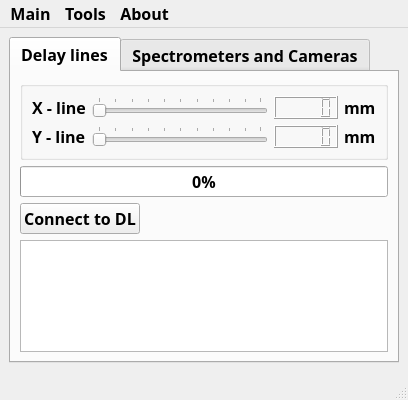
<?xml version="1.0" encoding="UTF-8"?>
<ui version="4.0">
 <class>MainWindow</class>
 <widget class="QMainWindow" name="MainWindow">
  <property name="geometry">
   <rect>
    <x>0</x>
    <y>0</y>
       <width>408</width>
       <height>400</height>
   </rect>
  </property>
  <property name="font">
   <font>
    <family>MS PGothic</family>
    <pointsize>12</pointsize>
    <weight>75</weight>
    <italic>false</italic>
    <bold>true</bold>
    <underline>false</underline>
    <strikeout>false</strikeout>
    <stylestrategy>PreferDefault</stylestrategy>
   </font>
  </property>
  <property name="windowTitle">
   <string>TranPyt-Elyse</string>
  </property>
  <property name="windowIcon">
   <iconset>
    <normaloff>main_icon.jpg</normaloff>main_icon.jpg</iconset>
  </property>
  <widget class="QWidget" name="centralwidget">
   <layout class="QGridLayout" name="gridLayout_2">
    <item row="0" column="0">
     <widget class="QTabWidget" name="tabWidget">
      <property name="currentIndex">
       <number>0</number>
      </property>
      <widget class="QWidget" name="tabDL">
       <attribute name="icon">
        <iconset>
         <normaloff>DL.png</normaloff>DL.png</iconset>
       </attribute>
       <attribute name="title">
        <string>Delay lines</string>
       </attribute>
       <layout class="QGridLayout" name="gridLayout_3">
           <item row="2" column="0">
               <widget class="QTextEdit" name="textEdit"/>
        </item>
        <item row="0" column="0">
         <layout class="QVBoxLayout" name="verticalLayout_3">
          <item>
           <layout class="QGridLayout" name="gridLayout">
            <item row="0" column="0">
             <widget class="QGroupBox" name="groupBox_DL_sliders">
              <property name="title">
               <string/>
              </property>
              <layout class="QGridLayout" name="gridLayout_5">
               <item row="1" column="1">
                <widget class="QSlider" name="horizontalSlider_DL_Y_axis">
                    <property name="enabled">
                        <bool>false</bool>
                    </property>
                    <property name="cursor">
                        <cursorShape>UpArrowCursor</cursorShape>
                    </property>
                 <property name="orientation">
                  <enum>Qt::Horizontal</enum>
                 </property>
                    <property name="tickPosition">
                        <enum>QSlider::TicksAbove</enum>
                    </property>
                </widget>
               </item>
               <item row="0" column="2">
                   <widget class="QLCDNumber" name="lcdNumber_Xaxis">
                       <property name="sizePolicy">
                           <sizepolicy hsizetype="Minimum" vsizetype="Minimum">
                               <horstretch>0</horstretch>
                               <verstretch>0</verstretch>
                           </sizepolicy>
                       </property>
                       <property name="cursor">
                           <cursorShape>ArrowCursor</cursorShape>
                       </property>
                   </widget>
               </item>
               <item row="1" column="3">
                   <widget class="QLabel" name="label_mm_lcd_Yaxis">
                 <property name="text">
                  <string>mm</string>
                 </property>
                </widget>
               </item>
               <item row="0" column="1">
                <widget class="QSlider" name="horizontalSlider_DL_X_axis">
                    <property name="enabled">
                        <bool>false</bool>
                    </property>
                    <property name="cursor">
                        <cursorShape>UpArrowCursor</cursorShape>
                    </property>
                    <property name="mouseTracking">
                        <bool>false</bool>
                    </property>
                 <property name="orientation">
                  <enum>Qt::Horizontal</enum>
                 </property>
                    <property name="tickPosition">
                        <enum>QSlider::TicksAbove</enum>
                    </property>
                </widget>
               </item>
               <item row="0" column="0">
                <widget class="QLabel" name="label_DL_X_axis">
                 <property name="text">
                  <string>X - line</string>
                 </property>
                 <property name="buddy">
                  <cstring>horizontalSlider_DL_X_axis</cstring>
                 </property>
                </widget>
               </item>
               <item row="0" column="3">
                   <widget class="QLabel" name="label_mm_lcd_Xaxis">
                 <property name="text">
                  <string>mm</string>
                 </property>
                </widget>
               </item>
               <item row="1" column="2">
                   <widget class="QLCDNumber" name="lcdNumber_Yaxis"/>
               </item>
               <item row="1" column="0">
                <widget class="QLabel" name="label_DL_Y_axis">
                 <property name="text">
                  <string>Y - line</string>
                 </property>
                 <property name="buddy">
                  <cstring>horizontalSlider_DL_Y_axis</cstring>
                 </property>
                </widget>
               </item>
              </layout>
             </widget>
            </item>
           </layout>
          </item>
          <item>
           <widget class="QProgressBar" name="progressBar_DL_movement">
            <property name="value">
             <number>0</number>
            </property>
           </widget>
          </item>
          <item>
           <layout class="QHBoxLayout" name="horizontalLayout">
            <item>
             <widget class="QPushButton" name="pushButton_DL_connect">
              <property name="text">
               <string>Connect to DL</string>
              </property>
             </widget>
            </item>
            <item>
             <spacer name="horizontalSpacer">
              <property name="orientation">
               <enum>Qt::Horizontal</enum>
              </property>
              <property name="sizeHint" stdset="0">
               <size>
                <width>40</width>
                <height>20</height>
               </size>
              </property>
             </spacer>
            </item>
           </layout>
          </item>
         </layout>
        </item>
       </layout>
      </widget>
      <widget class="QWidget" name="tabSP">
       <attribute name="icon">
        <iconset>
         <normaloff>spectrometer.png</normaloff>spectrometer.png</iconset>
       </attribute>
       <attribute name="title">
        <string>Spectrometers and Cameras</string>
       </attribute>
       <layout class="QGridLayout" name="gridLayout_4">
        <item row="0" column="0">
         <widget class="QGroupBox" name="groupBox_detection_type">
          <property name="title">
           <string>Detection</string>
          </property>
          <layout class="QVBoxLayout" name="verticalLayout_2">
           <item>
            <layout class="QVBoxLayout" name="verticalLayout">
             <item>
              <widget class="QRadioButton" name="radioButton_UVVIS">
               <property name="text">
                <string>UV-vis</string>
               </property>
              </widget>
             </item>
             <item>
              <widget class="QRadioButton" name="radioButton_IR">
               <property name="text">
                <string>IR</string>
               </property>
              </widget>
             </item>
            </layout>
           </item>
          </layout>
         </widget>
        </item>
        <item row="0" column="1">
         <spacer name="horizontalSpacer_2">
          <property name="orientation">
           <enum>Qt::Horizontal</enum>
          </property>
          <property name="sizeHint" stdset="0">
           <size>
            <width>40</width>
            <height>20</height>
           </size>
          </property>
         </spacer>
        </item>
        <item row="1" column="0">
         <spacer name="verticalSpacer">
          <property name="orientation">
           <enum>Qt::Vertical</enum>
          </property>
          <property name="sizeHint" stdset="0">
           <size>
            <width>20</width>
            <height>40</height>
           </size>
          </property>
         </spacer>
        </item>
       </layout>
      </widget>
     </widget>
    </item>
   </layout>
  </widget>
  <widget class="QMenuBar" name="menubar">
   <property name="geometry">
    <rect>
     <x>0</x>
     <y>0</y>
        <width>408</width>
        <height>21</height>
    </rect>
   </property>
   <widget class="QMenu" name="menu_sdf">
    <property name="title">
     <string>Tools</string>
    </property>
    <addaction name="actionSettings"/>
   </widget>
   <widget class="QMenu" name="menu_sd">
    <property name="title">
     <string>About</string>
    </property>
    <addaction name="actionHelp"/>
    <addaction name="actionAuthor"/>
   </widget>
   <widget class="QMenu" name="menuMain">
    <property name="title">
     <string>Main</string>
    </property>
    <addaction name="actionQuit"/>
   </widget>
   <addaction name="menuMain"/>
   <addaction name="menu_sdf"/>
   <addaction name="menu_sd"/>
  </widget>
  <widget class="QStatusBar" name="statusbar"/>
  <action name="actionSettings">
   <property name="text">
    <string>Settings</string>
   </property>
  </action>
  <action name="actionHelp">
   <property name="text">
    <string>Help</string>
   </property>
  </action>
  <action name="actionAuthor">
   <property name="text">
    <string>Author</string>
   </property>
   <property name="iconText">
    <string>Author</string>
   </property>
  </action>
  <action name="actionQuit">
   <property name="text">
    <string>Quit</string>
   </property>
   <property name="shortcut">
    <string>Ctrl+Q</string>
   </property>
  </action>
 </widget>
 <resources/>
 <connections/>
</ui>
